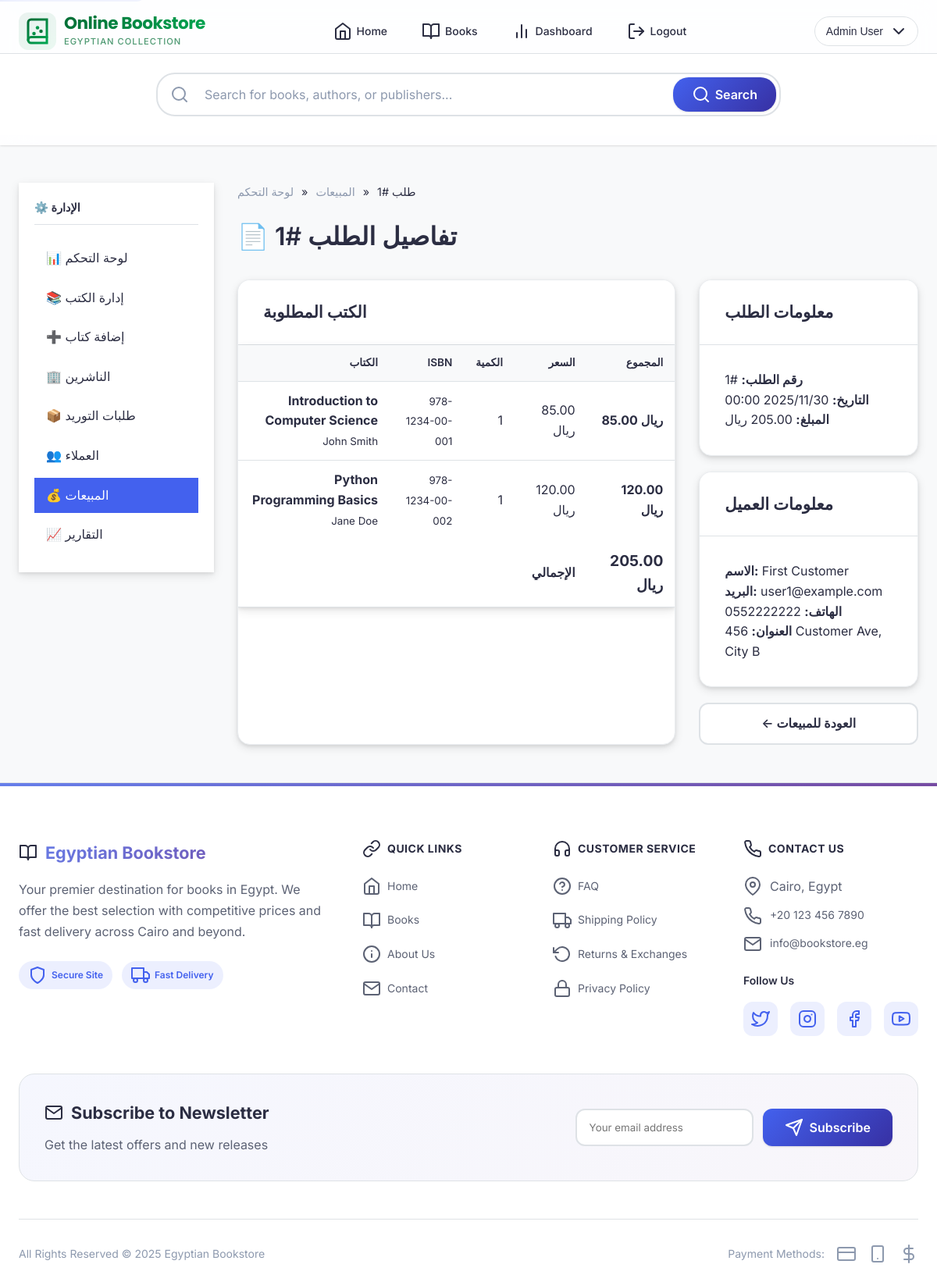
Page /admin/sale_details.php?id=1 (signed in) on the committed database.
### tables this page shows
CREATE TABLE sales_items (
    id INT AUTO_INCREMENT PRIMARY KEY,
    sale_id INT NOT NULL,
    book_isbn VARCHAR(20) NOT NULL,
    qty INT NOT NULL,
    price DECIMAL(10, 2) NOT NULL,
    FOREIGN KEY (sale_id) REFERENCES sales(id) ON DELETE CASCADE,
    FOREIGN KEY (book_isbn) REFERENCES books(isbn) ON DELETE CASCADE
);

CREATE TABLE books (
    isbn VARCHAR(20) PRIMARY KEY,
    title VARCHAR(500) NOT NULL,
    authors VARCHAR(500) NOT NULL,
    publisher_id INT,
    year INT,
    price DECIMAL(10, 2) NOT NULL,
    category VARCHAR(100),
    stock INT DEFAULT 0,
    threshold INT DEFAULT 5,
    image_url VARCHAR(500) DEFAULT NULL,
    description TEXT,
    created_at TIMESTAMP DEFAULT CURRENT_TIMESTAMP,
    FOREIGN KEY (publisher_id) REFERENCES publishers(id) ON DELETE SET NULL
);

CREATE TABLE sales (
    id INT AUTO_INCREMENT PRIMARY KEY,
    customer_id INT NOT NULL,
    date TIMESTAMP DEFAULT CURRENT_TIMESTAMP,
    total_amount DECIMAL(10, 2) NOT NULL,
    FOREIGN KEY (customer_id) REFERENCES customers(id) ON DELETE CASCADE
);

CREATE TABLE customers (
    id INT AUTO_INCREMENT PRIMARY KEY,
    username VARCHAR(100) UNIQUE NOT NULL,
    password_hash VARCHAR(255) NOT NULL,
    first_name VARCHAR(100) NOT NULL,
    last_name VARCHAR(100) NOT NULL,
    email VARCHAR(255) UNIQUE NOT NULL,
    phone VARCHAR(20),
    address TEXT,
    is_admin TINYINT(1) DEFAULT 0,
    created_at TIMESTAMP DEFAULT CURRENT_TIMESTAMP
);

### includes/db.php (called while the page is built, shortened)
<?php
$use_mysqli = extension_loaded('mysqli');
$use_pdo = extension_loaded('pdo_mysql');
function getDBConnection() {
    global $use_mysqli, $use_pdo;
    static $conn = null;
    if ($conn === null) {
        if ($use_mysqli) {
            $conn = new mysqli(DB_HOST, DB_USER, DB_PASS, DB_NAME);
            $conn->set_charset(DB_CHARSET);
        } else {
            die("خطأ: لم يتم العثور على درايفر MySQL. يرجى تثبيت mysqli أو PDO MySQL.");
        }
    }
    return $conn;
}
function dbQuery($sql, $params = []) {
    global $use_mysqli;
    $conn = getDBConnection();
    if ($use_mysqli) {
        $stmt = $conn->prepare($sql);
        if (!empty($params)) {
            $types = str_repeat('s', count($params));
            $stmt->bind_param($types, ...$params);
        }
        $stmt->execute();
        $result = $stmt->get_result();
        $data = $result->fetch_all(MYSQLI_ASSOC);
        return $data;
    } else {
        $stmt = $conn->prepare($sql);
        $stmt->execute($params);
        return $stmt->fetchAll();
    }
}
function dbQuerySingle($sql, $params = []) {
    global $use_mysqli;
    $conn = getDBConnection();
    if ($use_mysqli) {
        $stmt = $conn->prepare($sql);
        if (!empty($params)) {
            $types = str_repeat('s', count($params));
            $stmt->bind_param($types, ...$params);
        }
        $stmt->execute();
        $result = $stmt->get_result();
        $data = $result->fetch_assoc();
        return $data;
    } else {
        $stmt = $conn->prepare($sql);
        $stmt->execute($params);
        return $stmt->fetch();
    }
}
?>

### admin/sale_details.php (the view, shortened to what this page needs)
<?php
require_once '../includes/db.php';
$saleId = isset($_GET['id']) ? intval($_GET['id']) : 0;
$sale = dbQuerySingle("
    SELECT s.*, CONCAT(c.first_name, ' ', c.last_name) as customer_name,
           c.email, c.phone, c.address
    FROM sales s
    JOIN customers c ON s.customer_id = c.id
    WHERE s.id = ?
", [$saleId]);
$saleItems = dbQuery("
    SELECT si.*, b.title, b.authors
    FROM sales_items si
    JOIN books b ON si.book_isbn = b.isbn
    WHERE si.sale_id = ?
", [$saleId]);
require_once '../includes/header.php';
?>
<div class="admin-layout">
    <aside class="admin-sidebar">
        <h3>⚙️ الإدارة</h3>
        <ul class="admin-nav">
            <li><a href="/admin/dashboard.php">📊 لوحة التحكم</a></li>
            <li><a href="/admin/books.php">📚 إدارة الكتب</a></li>
            <li><a href="/admin/add_book.php">➕ إضافة كتاب</a></li>
            <li><a href="/admin/publishers.php">🏢 الناشرين</a></li>
            <li><a href="/admin/view_orders.php">📦 طلبات التوريد</a></li>
            <li><a href="/admin/customers.php">👥 العملاء</a></li>
            <li><a href="/admin/sales.php" class="active">💰 المبيعات</a></li>
            <li><a href="/admin/reports.php">📈 التقارير</a></li>
        </ul>
    </aside>
    <main>
        <div class="breadcrumb">
            <a href="/admin/dashboard.php">لوحة التحكم</a> &raquo;
            <a href="/admin/sales.php">المبيعات</a> &raquo;
            <span>طلب #<?php echo $saleId; ?></span>
        </div>
        <div class="page-header">
            <h1>📄 تفاصيل الطلب #<?php echo $saleId; ?></h1>
        </div>
        <div style="display: grid; grid-template-columns: 2fr 1fr; gap: 30px;">
            <div class="card">
                <div class="card-header">
                    <h3>الكتب المطلوبة</h3>
                </div>
                <div class="card-body" style="padding: 0;">
                    <table class="data-table">
                        <thead>
                            <tr>
                                <th>الكتاب</th>
                                <th>ISBN</th>
                                <th>الكمية</th>
                                <th>السعر</th>
                                <th>المجموع</th>
                            </tr>
                        </thead>
                        <tbody>
                            <?php foreach ($saleItems as $item): ?>
                                <tr>
                                    <td>
                                        <strong><?php echo htmlspecialchars($item['title']); ?></strong><br>
                                        <small><?php echo htmlspecialchars($item['authors']); ?></small>
                                    </td>
                                    <td><small><?php echo htmlspecialchars($item['book_isbn']); ?></small></td>
                                    <td><?php echo $item['qty']; ?></td>
                                    <td><?php echo number_format($item['price'], 2); ?> ريال</td>
                                    <td><strong><?php echo number_format($item['qty'] * $item['price'], 2); ?> ريال</strong></td>
                                </tr>
                            <?php endforeach; ?>
                        </tbody>
                        <tfoot>
                            <tr>
                                <td colspan="4"><strong>الإجمالي</strong></td>
                                <td><strong style="font-size: 1.2rem;"><?php echo number_format($sale['total_amount'], 2); ?> ريال</strong></td>
                            </tr>
                        </tfoot>
                    </table>
                </div>
            </div>
            <div>
                <div class="card" style="margin-bottom: 20px;">
                    <div class="card-header">
                        <h3>معلومات الطلب</h3>
                    </div>
                    <div class="card-body">
                        <p><strong>رقم الطلب:</strong> #<?php echo $sale['id']; ?></p>
                        <p><strong>التاريخ:</strong> <?php echo date('Y/m/d H:i', strtotime($sale['date'])); ?></p>
                        <p><strong>المبلغ:</strong> <?php echo number_format($sale['total_amount'], 2); ?> ريال</p>
                    </div>
                </div>
                <div class="card">
                    <div class="card-header">
                        <h3>معلومات العميل</h3>
                    </div>
                    <div class="card-body">
                        <p><strong>الاسم:</strong> <?php echo htmlspecialchars($sale['customer_name']); ?></p>
                        <p><strong>البريد:</strong> <?php echo htmlspecialchars($sale['email']); ?></p>
                        <p><strong>الهاتف:</strong> <?php echo htmlspecialchars($sale['phone'] ?: '-'); ?></p>
                        <p><strong>العنوان:</strong> <?php echo htmlspecialchars($sale['address'] ?: '-'); ?></p>
                    </div>
                </div>
                <a href="/admin/sales.php" class="btn btn-secondary btn-block" style="margin-top: 20px;">
                    ← العودة للمبيعات
                </a>
            </div>
        </div>
    </main>
</div>
<?php require_once '../includes/footer.php'; ?>

### rows in the picture
sales_items: book_isbn.title "Introduction to Computer Science", book_isbn.authors "John Smith", book_isbn "978-1234-00-001", qty "1", price "85.00", $item['qty']*$item['price'] "85.00"
sales_items: book_isbn.title "Python Programming Basics", book_isbn.authors "Jane Doe", book_isbn "978-1234-00-002", qty "1", price "120.00", $item['qty']*$item['price'] "120.00"
sales: total_amount "205.00", id "1", date "2025/11/30 00:00", customer.email "user1@example.com", customer.phone "0552222222", customer.address "456 Customer Ave, City B"

### other values in the picture
getCurrentUserName() "Admin User"
$saleId "1"
$sale['customer_name'] "First Customer"
